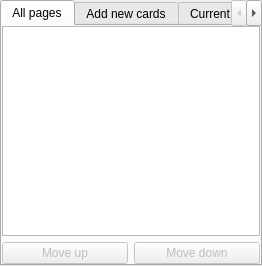
<?xml version="1.0" encoding="UTF-8"?>
<ui version="4.0">
 <class>TabbedCentralWidget</class>
 <widget class="QWidget" name="TabbedCentralWidget">
  <property name="geometry">
   <rect>
    <x>0</x>
    <y>0</y>
    <width>262</width>
    <height>266</height>
   </rect>
  </property>
  <layout class="QGridLayout" name="gridLayout">
   <property name="leftMargin">
    <number>0</number>
   </property>
   <property name="topMargin">
    <number>0</number>
   </property>
   <property name="rightMargin">
    <number>0</number>
   </property>
   <property name="bottomMargin">
    <number>0</number>
   </property>
   <item row="4" column="0" rowspan="2" colspan="2">
    <widget class="QTabWidget" name="tab_widget">
     <property name="currentIndex">
      <number>0</number>
     </property>
     <widget class="QWidget" name="tab_document_page">
      <attribute name="title">
       <string>All pages</string>
      </attribute>
      <layout class="QGridLayout" name="tab_document_page_layout">
       <property name="leftMargin">
        <number>0</number>
       </property>
       <property name="topMargin">
        <number>0</number>
       </property>
       <property name="rightMargin">
        <number>0</number>
       </property>
       <property name="bottomMargin">
        <number>0</number>
       </property>
       <item row="1" column="0">
        <widget class="QPushButton" name="page_move_up">
         <property name="enabled">
          <bool>false</bool>
         </property>
         <property name="text">
          <string>Move up</string>
         </property>
         <property name="icon">
          <iconset theme="arrow-up"/>
         </property>
        </widget>
       </item>
       <item row="1" column="1">
        <widget class="QPushButton" name="page_move_down">
         <property name="enabled">
          <bool>false</bool>
         </property>
         <property name="text">
          <string>Move down</string>
         </property>
         <property name="icon">
          <iconset theme="arrow-down"/>
         </property>
        </widget>
       </item>
       <item row="0" column="0" colspan="2">
        <widget class="QListView" name="document_view">
         <property name="dragDropMode">
          <enum>QAbstractItemView::DragDropMode::DragDrop</enum>
         </property>
         <property name="defaultDropAction">
          <enum>Qt::DropAction::MoveAction</enum>
         </property>
        </widget>
       </item>
      </layout>
     </widget>
     <widget class="VerticalAddCardWidget" name="add_card_widget">
      <attribute name="title">
       <string>Add new cards</string>
      </attribute>
     </widget>
     <widget class="QWidget" name="tab_current_page">
      <attribute name="title">
       <string>Current page</string>
      </attribute>
      <layout class="QVBoxLayout" name="verticalLayout">
       <property name="leftMargin">
        <number>0</number>
       </property>
       <property name="topMargin">
        <number>0</number>
       </property>
       <property name="rightMargin">
        <number>0</number>
       </property>
       <property name="bottomMargin">
        <number>0</number>
       </property>
       <item>
        <widget class="PageCardTableView" name="page_card_table_view">
         <property name="sizePolicy">
          <sizepolicy hsizetype="Expanding" vsizetype="Expanding">
           <horstretch>5</horstretch>
           <verstretch>10</verstretch>
          </sizepolicy>
         </property>
         <property name="contextMenuPolicy">
          <enum>Qt::ContextMenuPolicy::CustomContextMenu</enum>
         </property>
         <property name="lineWidth">
          <number>0</number>
         </property>
         <property name="dragDropMode">
          <enum>QAbstractItemView::DragDropMode::DragDrop</enum>
         </property>
         <property name="defaultDropAction">
          <enum>Qt::DropAction::MoveAction</enum>
         </property>
         <property name="alternatingRowColors">
          <bool>true</bool>
         </property>
         <property name="selectionBehavior">
          <enum>QAbstractItemView::SelectionBehavior::SelectRows</enum>
         </property>
         <attribute name="verticalHeaderVisible">
          <bool>false</bool>
         </attribute>
        </widget>
       </item>
       <item>
        <widget class="QPushButton" name="delete_selected_images_button">
         <property name="enabled">
          <bool>false</bool>
         </property>
         <property name="text">
          <string>Remove selected</string>
         </property>
         <property name="icon">
          <iconset theme="edit-delete"/>
         </property>
        </widget>
       </item>
      </layout>
     </widget>
     <widget class="PageRenderer" name="page_renderer">
      <attribute name="title">
       <string>Preview</string>
      </attribute>
     </widget>
    </widget>
   </item>
  </layout>
 </widget>
 <customwidgets>
  <customwidget>
   <class>VerticalAddCardWidget</class>
   <extends>QWidget</extends>
   <header>mtg_proxy_printer.ui.add_card</header>
   <container>1</container>
  </customwidget>
  <customwidget>
   <class>PageRenderer</class>
   <extends>QGraphicsView</extends>
   <header>mtg_proxy_printer.ui.page_renderer</header>
   <slots>
    <slot>on_resize_event_triggered()</slot>
   </slots>
  </customwidget>
  <customwidget>
   <class>PageCardTableView</class>
   <extends>QTableView</extends>
   <header>mtg_proxy_printer.ui.page_card_table_view</header>
  </customwidget>
 </customwidgets>
 <resources/>
 <connections/>
</ui>
